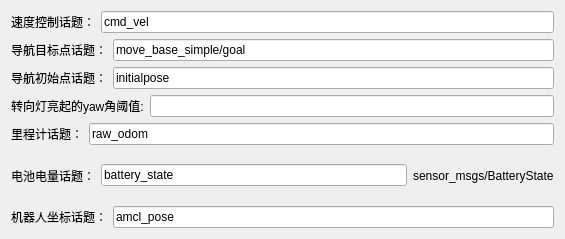
           <widget class="QWidget" name="page_3">
            <property name="geometry">
             <rect>
              <x>0</x>
              <y>0</y>
              <width>565</width>
              <height>239</height>
             </rect>
            </property>
            <attribute name="label">
             <string>话题设置</string>
            </attribute>
            <layout class="QVBoxLayout" name="verticalLayout_17">
             <item>
              <layout class="QVBoxLayout" name="verticalLayout_6">
               <item>
                <layout class="QHBoxLayout" name="horizontalLayout_31">
                 <item>
                  <widget class="QLabel" name="label_14">
                   <property name="text">
                    <string>速度控制话题：</string>
                   </property>
                  </widget>
                 </item>
                 <item>
                  <widget class="QLineEdit" name="lineEdit_speed_topic">
                   <property name="text">
                    <string>cmd_vel</string>
                   </property>
                  </widget>
                 </item>
                </layout>
               </item>
               <item>
                <layout class="QHBoxLayout" name="horizontalLayout_30">
                 <item>
                  <widget class="QLabel" name="label_11">
                   <property name="text">
                    <string>导航目标点话题：</string>
                   </property>
                  </widget>
                 </item>
                 <item>
                  <widget class="QLineEdit" name="lineEdit_goal_topic">
                   <property name="text">
                    <string>move_base_simple/goal</string>
                   </property>
                  </widget>
                 </item>
                </layout>
               </item>
               <item>
                <layout class="QHBoxLayout" name="horizontalLayout_29">
                 <item>
                  <widget class="QLabel" name="label_10">
                   <property name="text">
                    <string>导航初始点话题：</string>
                   </property>
                  </widget>
                 </item>
                 <item>
                  <widget class="QLineEdit" name="lineEdit_start_postopic">
                   <property name="text">
                    <string>initialpose</string>
                   </property>
                  </widget>
                 </item>
                </layout>
               </item>
               <item>
                <layout class="QHBoxLayout" name="horizontalLayout_18">
                 <item>
                  <widget class="QLabel" name="label_8">
                   <property name="text">
                    <string>转向灯亮起的yaw角阈值:</string>
                   </property>
                  </widget>
                 </item>
                 <item>
                  <widget class="QLineEdit" name="lineEdit_turnLightThre">
                   <property name="text">
                    <string/>
                   </property>
                  </widget>
                 </item>
                </layout>
               </item>
               <item>
                <layout class="QHBoxLayout" name="horizontalLayout_5">
                 <item>
                  <widget class="QLabel" name="label_15">
                   <property name="text">
                    <string>里程计话题：</string>
                   </property>
                  </widget>
                 </item>
                 <item>
                  <widget class="QLineEdit" name="lineEdit_odm">
                   <property name="text">
                    <string>raw_odom</string>
                   </property>
                  </widget>
                 </item>
                </layout>
               </item>
               <item>
                <layout class="QHBoxLayout" name="horizontalLayout_6">
                 <item>
                  <widget class="QLabel" name="label_16">
                   <property name="text">
                    <string>电池电量话题：</string>
                   </property>
                  </widget>
                 </item>
                 <item>
                  <widget class="QLineEdit" name="lineEdit_power">
                   <property name="text">
                    <string>battery_state</string>
                   </property>
                  </widget>
                 </item>
                 <item>
                  <widget class="QLabel" name="label_22">
                   <property name="text">
                    <string>sensor_msgs/BatteryState</string>
                   </property>
                  </widget>
                 </item>
                </layout>
               </item>
               <item>
                <layout class="QHBoxLayout" name="horizontalLayout_11"/>
               </item>
               <item>
                <layout class="QHBoxLayout" name="horizontalLayout_7">
                 <item>
                  <widget class="QLabel" name="label_3">
                   <property name="text">
                    <string>机器人坐标话题：</string>
                   </property>
                  </widget>
                 </item>
                 <item>
                  <widget class="QLineEdit" name="lineEdit">
                   <property name="text">
                    <string>amcl_pose</string>
                   </property>
                  </widget>
                 </item>
                </layout>
               </item>
              </layout>
             </item>
            </layout>
           </widget>
